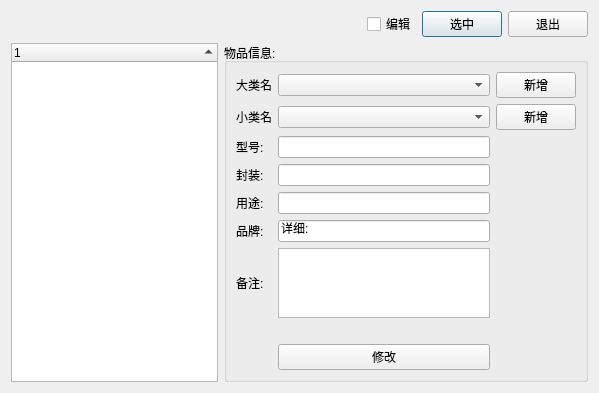
<?xml version="1.0" encoding="UTF-8"?>
<ui version="4.0">
 <class>Dialog</class>
 <widget class="QDialog" name="Dialog">
  <property name="geometry">
   <rect>
    <x>0</x>
    <y>0</y>
    <width>599</width>
    <height>371</height>
   </rect>
  </property>
  <property name="windowTitle">
   <string>Dialog</string>
  </property>
  <layout class="QVBoxLayout" name="verticalLayout">
   <item>
    <layout class="QHBoxLayout" name="horizontalLayout">
     <item>
      <spacer name="horizontalSpacer_2">
       <property name="orientation">
        <enum>Qt::Horizontal</enum>
       </property>
       <property name="sizeHint" stdset="0">
        <size>
         <width>396</width>
         <height>20</height>
        </size>
       </property>
      </spacer>
     </item>
     <item>
      <widget class="QCheckBox" name="checkBox_setedit">
       <property name="sizePolicy">
        <sizepolicy hsizetype="Minimum" vsizetype="Preferred">
         <horstretch>0</horstretch>
         <verstretch>0</verstretch>
        </sizepolicy>
       </property>
       <property name="text">
        <string>编辑</string>
       </property>
      </widget>
     </item>
     <item>
      <widget class="QPushButton" name="pushButton_ok">
       <property name="sizePolicy">
        <sizepolicy hsizetype="Minimum" vsizetype="Preferred">
         <horstretch>0</horstretch>
         <verstretch>0</verstretch>
        </sizepolicy>
       </property>
       <property name="text">
        <string>选中</string>
       </property>
      </widget>
     </item>
     <item>
      <widget class="QPushButton" name="pushButton_cancel">
       <property name="text">
        <string>退出</string>
       </property>
      </widget>
     </item>
    </layout>
   </item>
   <item>
    <layout class="QHBoxLayout" name="horizontalLayout_2">
     <item>
      <widget class="QTreeWidget" name="treeWidget">
       <property name="sizePolicy">
        <sizepolicy hsizetype="Expanding" vsizetype="Expanding">
         <horstretch>0</horstretch>
         <verstretch>0</verstretch>
        </sizepolicy>
       </property>
       <property name="uniformRowHeights">
        <bool>true</bool>
       </property>
       <property name="sortingEnabled">
        <bool>true</bool>
       </property>
       <column>
        <property name="text">
         <string notr="true">1</string>
        </property>
       </column>
      </widget>
     </item>
     <item>
      <widget class="QGroupBox" name="groupBox">
       <property name="sizePolicy">
        <sizepolicy hsizetype="Preferred" vsizetype="Preferred">
         <horstretch>0</horstretch>
         <verstretch>0</verstretch>
        </sizepolicy>
       </property>
       <property name="title">
        <string>物品信息:</string>
       </property>
       <layout class="QGridLayout" name="gridLayout">
        <item row="0" column="0">
         <widget class="QLabel" name="label">
          <property name="text">
           <string>大类名</string>
          </property>
         </widget>
        </item>
        <item row="3" column="1">
         <widget class="QLineEdit" name="lineEdit_pkg"/>
        </item>
        <item row="0" column="2">
         <widget class="QPushButton" name="pushButton_addtype1">
          <property name="text">
           <string>新增</string>
          </property>
         </widget>
        </item>
        <item row="1" column="1">
         <widget class="QComboBox" name="comboBox_type2"/>
        </item>
        <item row="9" column="0">
         <spacer name="horizontalSpacer">
          <property name="orientation">
           <enum>Qt::Horizontal</enum>
          </property>
          <property name="sizeHint" stdset="0">
           <size>
            <width>40</width>
            <height>20</height>
           </size>
          </property>
         </spacer>
        </item>
        <item row="2" column="1">
         <widget class="QLineEdit" name="lineEdit_model"/>
        </item>
        <item row="9" column="1">
         <widget class="QPushButton" name="pushButton_add">
          <property name="text">
           <string>修改</string>
          </property>
         </widget>
        </item>
        <item row="0" column="1">
         <widget class="QComboBox" name="comboBox_type1"/>
        </item>
        <item row="1" column="2">
         <widget class="QPushButton" name="pushButton_addtype2">
          <property name="text">
           <string>新增</string>
          </property>
         </widget>
        </item>
        <item row="6" column="0">
         <widget class="QLabel" name="label_8">
          <property name="text">
           <string>备注:</string>
          </property>
         </widget>
        </item>
        <item row="2" column="0">
         <widget class="QLabel" name="label_2">
          <property name="text">
           <string>型号:</string>
          </property>
         </widget>
        </item>
        <item row="5" column="0">
         <widget class="QLabel" name="label_10">
          <property name="text">
           <string>品牌:</string>
          </property>
         </widget>
        </item>
        <item row="8" column="1">
         <widget class="QLabel" name="label_tips">
          <property name="sizePolicy">
           <sizepolicy hsizetype="Preferred" vsizetype="Maximum">
            <horstretch>0</horstretch>
            <verstretch>0</verstretch>
           </sizepolicy>
          </property>
          <property name="text">
           <string/>
          </property>
         </widget>
        </item>
        <item row="4" column="0">
         <widget class="QLabel" name="label_3">
          <property name="text">
           <string>用途:</string>
          </property>
         </widget>
        </item>
        <item row="3" column="0">
         <widget class="QLabel" name="label_6">
          <property name="text">
           <string>封装:</string>
          </property>
         </widget>
        </item>
        <item row="5" column="1">
         <widget class="QLineEdit" name="lineEdit_pp">
          <property name="text">
           <string>详细:</string>
          </property>
         </widget>
        </item>
        <item row="4" column="1">
         <widget class="QLineEdit" name="lineEdit_function"/>
        </item>
        <item row="1" column="0">
         <widget class="QLabel" name="label_9">
          <property name="text">
           <string>小类名</string>
          </property>
         </widget>
        </item>
        <item row="10" column="1">
         <spacer name="verticalSpacer">
          <property name="orientation">
           <enum>Qt::Vertical</enum>
          </property>
          <property name="sizeHint" stdset="0">
           <size>
            <width>20</width>
            <height>40</height>
           </size>
          </property>
         </spacer>
        </item>
        <item row="6" column="1">
         <widget class="QTextEdit" name="textEdit_detail">
          <property name="maximumSize">
           <size>
            <width>16777215</width>
            <height>80</height>
           </size>
          </property>
         </widget>
        </item>
       </layout>
      </widget>
     </item>
    </layout>
   </item>
  </layout>
 </widget>
 <resources/>
 <connections/>
</ui>
